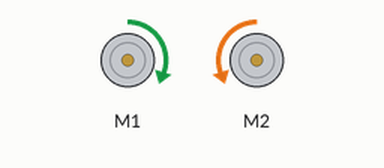
A sketch run on a simulated Arduino Leonardo, built with avr-gcc and run on an emulated ATmega32U4. Shown: 2 × DC motor (green arrow = forward, orange = backward, longer = faster).

Above: at 0.1 s.
At 1.9 s:
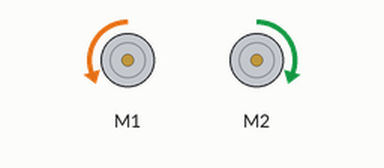
At 3.5 s:
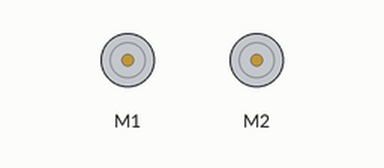
Timing chart, 0 to 5.0 s (numbered marks = the images above):
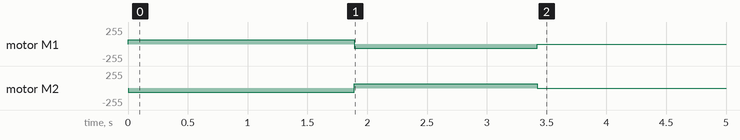

Measured:
- by itself, motor M1: stopped → forward 63/255 at 0.00 s, → backward 63/255 1.9 s later, → stopped 1.5 s later
- by itself, motor M2: stopped → backward 63/255 at 0.00 s, → forward 63/255 1.9 s later, → stopped 1.5 s later

The sketch:

task4.ino
```cpp
#include <Zumo32U4.h>
void adjustDirection(int x){
  Zumo32U4Motors motors;

 motors.setSpeeds(100, -100);
 delay(21*x); // Don
 motors.setSpeeds(0,0);
 //Spin the robot counter-clockwise
 motors.setSpeeds(-100, 100);
 delay(17*x);
 motors.setSpeeds(0,0);
}
void setup() {
 adjustDirection(90);
}
void loop() {

}
```
